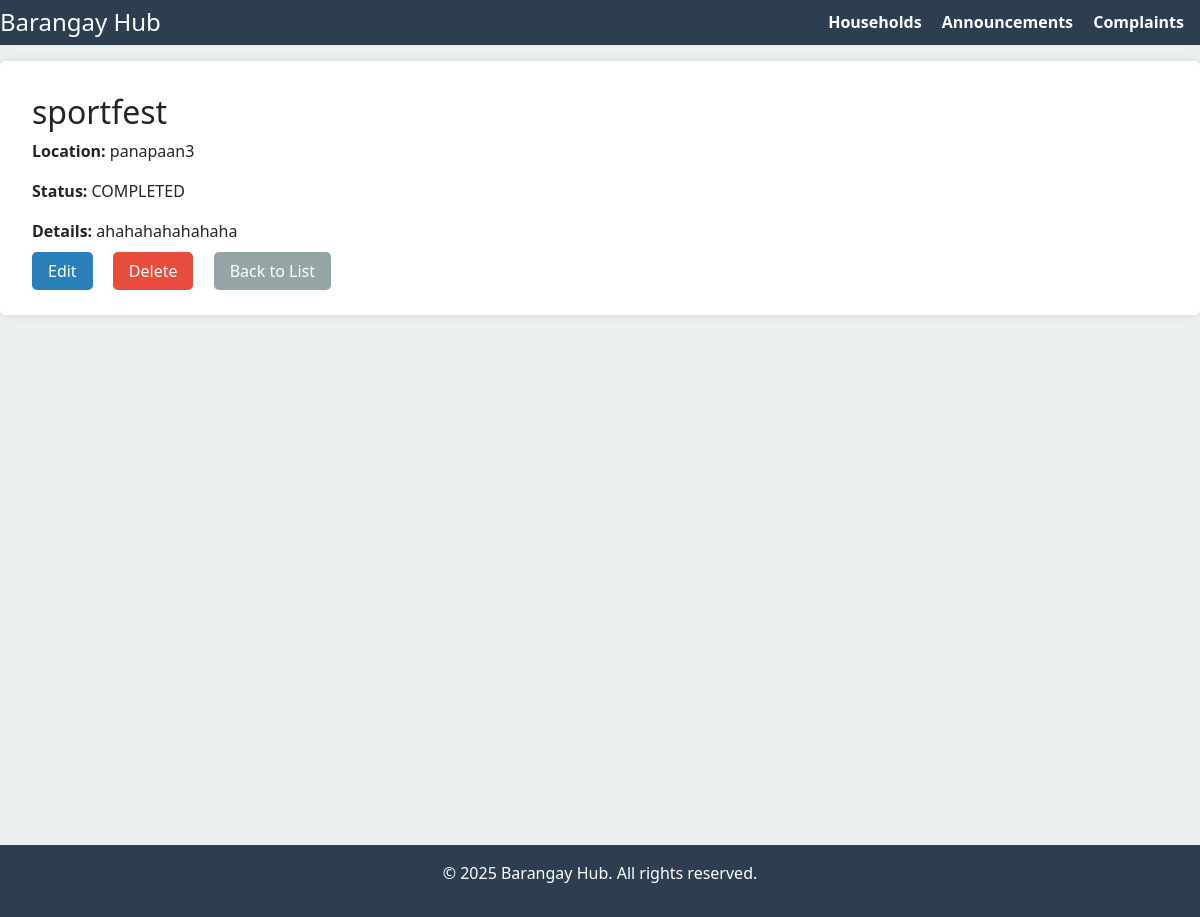
Page /Announcement/5/ on the committed database.
### app/models.py (models this page shows, shortened)
class Announcement(models.Model):
    official = models.ForeignKey(User, on_delete=models.SET_NULL, null=True, related_name='announcements')
    type = models.CharField(max_length=100)
    location = models.CharField(max_length=100)
    status = models.CharField(max_length=20, choices=
    [('ANNOUNCED', 'Announced'),
     ('ONGOING', 'Ongoing'),
     ('COMPLETED', 'Completed')],
     default='PENDING')
    details = models.TextField()
    date_posted = models.DateTimeField(auto_now_add=True)

### app/views.py (the view)
# urls.py: path('Announcement/<int:pk>/', AnnouncementDetailView.as_view(), name='Announcement_detail'),
class AnnouncementDetailView(DetailView):
    model = Announcement
    template_name = 'app/Announcement_detail.html'
    context_object_name = 'post'

### app/templates/app/Announcement_detail.html
{% extends 'app/base.html' %}
{% load static %}
{% block content %}
<div class="announcement-detail-container">
    <h2>{{ post.type }}</h2>
    <div class="announcement-detail-content">
        <p><strong>Location:</strong> {{ post.location }}</p>
        <p><strong>Status:</strong> {{ post.status }}</p>
        <p><strong>Details:</strong> {{ post.details }}</p>
    </div>
    <div class="announcement-action-buttons">
        <a href="{% url 'Announcement_update' post.pk %}" class="edit-btn">Edit</a>
        <a href="{% url 'Announcement_delete' post.pk %}" class="delete-btn">Delete</a>
        <a href="{% url 'Announcement' %}" class="back-btn">Back to List</a>
    </div>
</div>
{% endblock content %}

### static/css/base.css (style rules this page uses)
body { font-family: Arial, sans-serif; margin: 0; padding: 0; background-color: #f9f9f9; overflow-x: hidden; }
.announcement-detail-container { background-color: #fff; padding: 2rem; border-radius: 5px; box-shadow: 0 0 10px rgba(0, 0, 0, 0.1); }
.edit-btn, .delete-btn, .back-btn { padding: 0.5rem 1rem; border-radius: 5px; text-decoration: none; margin-right: 1rem; }
.edit-btn { background-color: #2980b9; color: #fff; }
.delete-btn { background-color: #e74c3c; color: #fff; }
.back-btn { background-color: #95a5a6; color: #fff; }

### rows in the picture
Announcement: type "sportfest", location "panapaan3", status "COMPLETED", details "ahahahahahahaha"
